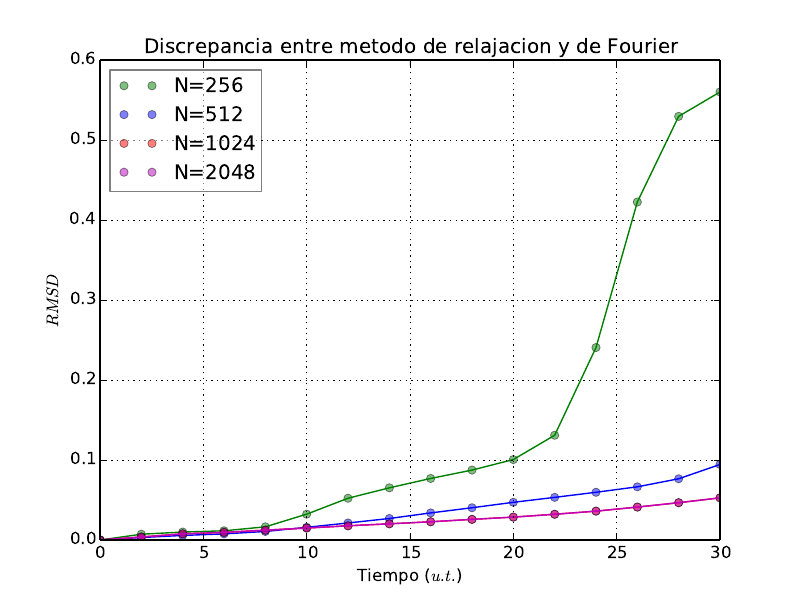

Recreate this plot in Python.
import numpy as np
import matplotlib.pyplot as plt

def rmse(predictions, targets):
    return np.sqrt(((predictions - targets) ** 2).mean())

cons=np.genfromtxt("Constantes.txt")[:,1]
T=int(cons[6])
skip=int(cons[7])
deltat=cons[8]

four_256=np.genfromtxt('phase_four_dat_256.txt')
rela_256=np.genfromtxt('phase_rela_dat_256.txt')

four_512=np.genfromtxt('phase_four_dat_512.txt')
rela_512=np.genfromtxt('phase_rela_dat_512.txt')

four_1024=np.genfromtxt('phase_four_dat_1024.txt')
rela_1024=np.genfromtxt('phase_rela_dat_1024.txt')

four_2048=np.genfromtxt('phase_four_dat_2048.txt')
rela_2048=np.genfromtxt('phase_rela_dat_2048.txt')

RMSE_256=[]
RMSE_512=[]
RMSE_1024=[]
RMSE_2048=[]
times=[]

for i in range(int(T/skip)):
    rmse_temp=rmse((four_256[i*256:(i+1)*256,:]), (rela_256[i*256:(i+1)*256,:]))
    RMSE_256.append(rmse_temp)
    rmse_temp=rmse((four_512[i*512:(i+1)*512,:]), (rela_512[i*512:(i+1)*512,:]))
    RMSE_512.append(rmse_temp)
    rmse_temp=rmse((four_1024[i*1024:(i+1)*1024,:]), (rela_1024[i*1024:(i+1)*1024,:]))
    RMSE_1024.append(rmse_temp)
    rmse_temp=rmse((four_2048[i*2048:(i+1)*2048,:]), (rela_2048[i*2048:(i+1)*2048,:]))
    RMSE_2048.append(rmse_temp)

    times.append(i*deltat*skip)

fig=plt.figure()
plt.xlabel(r"Tiempo ($u.t.$)")
plt.ylabel(r"$RMSD$")
plt.title("Discrepancia entre metodo de relajacion y de Fourier")
plt.grid()
plt.plot(times,RMSE_256, 'go', alpha=0.5, label="N=256")
plt.plot(times,RMSE_256, 'g-')
plt.plot(times,RMSE_512, 'bo', alpha=0.5, label="N=512")
plt.plot(times,RMSE_512, 'b-')
plt.plot(times,RMSE_1024, 'ro', alpha=0.5, label="N=1024")
plt.plot(times,RMSE_1024, 'r-')
plt.plot(times,RMSE_1024, 'mo', alpha=0.5, label="N=2048")
plt.plot(times,RMSE_1024, 'm-')
plt.legend(framealpha=0.5, loc=2)
plt.savefig('RMSE.pdf')
plt.close()
